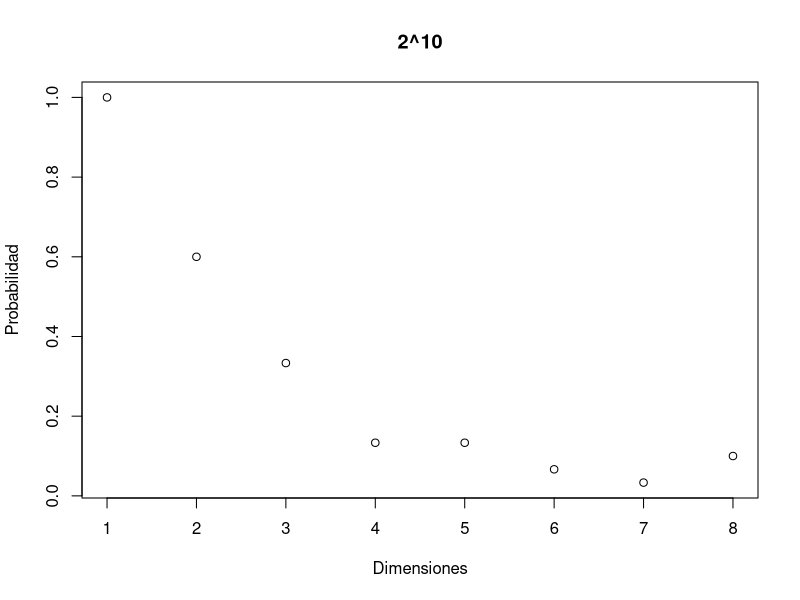

This figure's R source:
datos <- data.frame()

for (dimension in 1:8) {
  c <- 0
  probabilidad <- 0
  for (replicas in 1:30) {
    pos <- rep(0, dimension)
    for (pasos in 1:2**10) {
      cambiar <- sample(1:dimension, 1)
      cambio <- 1
      if (runif(1) < 0.5) {
        cambio <- -1
      }
      pos[cambiar] <- pos[cambiar] + cambio
      if (all(pos==0)) {
        c <- c + 1
        break()
      }
    }
  }
  probabilidad <- c/30
  datos <- rbind(datos, probabilidad)
}
png("probabilidad.png")
plot(data.matrix(datos), xlab = "Dimensiones", ylab = "Probabilidad", main = "2^10")
print(datos)